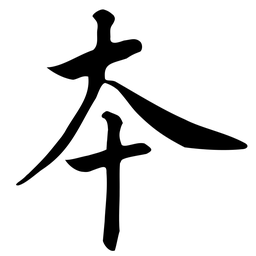
#> input picture ben.png, 256 x 256 px, shrunk from 856 x 856 before the run, found by its file name
$ python strokeMatchWithTemplates.py   (older library calls are emulated)
#> lines starting #> are read from the running program, lines starting #| are printed output that depends on the picture; after the words box and inside, x2 and y2 are one past the last pixel; in counts of white or black regions, pixels touching at a corner belong together
### utils/Functions.py
import cv2
import math
import numpy as np
from math import sin, cos, sqrt
from skimage.measure import compare_ssim as ssim
from skimage.morphology import skeletonize
from PyQt5.QtCore import *
from PyQt5.QtGui import *
from PyQt5.QtWidgets import *


# [207 lines left out: functions removeShortBranchesOfSkeleton, getPointsOnSkeletonSegmentation, erasePointsOfSkeleton, resizeImages, addMinBoundingBox, not called in this run]


def getSingleMaxBoundingBoxOfImage(image):
    """
    Calculate the coordinates(x, y, w, h) of single maximizing bounding rectangle boxing of grayscale image
    of character, in order to using this bounding box to select the region of character.
    :param image: grayscale image of character.
    :return: coordinates(x, y, w, h) of single maximizing bounding boxing.
    """
    if image is None:
        return None

    HEIGHT = image.shape[0]
    WIDTH = image.shape[1]

    # moments
    im2, contours, hierarchy = cv2.findContours(image, 1, 2)

    minx = WIDTH
    miny = HEIGHT
    maxx = 0
    maxy = 0
    # Bounding box
    for i in range(len(contours)):
        x, y, w, h = cv2.boundingRect(contours[i])

        if w > 0.95 * WIDTH and h > 0.95 * HEIGHT:
            continue
        minx = min(x, minx);
        miny = min(y, miny)
        maxx = max(x + w, maxx);
        maxy = max(y + h, maxy)

    return minx, miny, maxx - minx, maxy - miny


# [194 lines left out: functions getAllMiniBoundingBoxesOfImage, getRotatedMinimumBoundingBox, coverTwoImages, shiftImageWithMaxCoverageArea, shiftImageWithMaxCR, getCenterOfGravity, not called in this run]


def calculateCoverageRate(source, target):
    """
    Corverage rate calculation.
    :param source: grayscale image of source.
    :param target: grayscale image of target.
    :return: Coverage rate of source and target images.
    """
    p_valid = np.sum(255.0 - source) / 255.0

    if p_valid == 0.0:
        return 0.0

    diff = target - source

    p_less = np.sum(diff == 255.0)
    p_over = np.sum(diff == -255.0)

    cr = (p_valid - p_less - p_over) / p_valid * 100.0
    return cr


# [1043 lines left out: functions calculateCoverageArea, calculateSSIM, addIntersectedFig, addSquaredFig, RightTurn, GrahamScan and 26 more, not called in this run]


def reparameterize(bezier, points, parameters):
    return [newtonRaphsonRootFind(bezier, point, u) for point, u in zip(points, parameters)]


# [47 lines left out: functions newtonRaphsonRootFind, chordLengthParameterize, computeMaxError, not called in this run]


def normalize(v):
    return v / np.linalg.norm(v)


# evaluates cubic bezier at t, return point
def q(ctrlPoly, t):
    return (1.0 - t) ** 3 * ctrlPoly[0] + 3 * (1.0 - t) ** 2 * t * ctrlPoly[1] + 3 * (1.0 - t) * t ** 2 * ctrlPoly[
        2] + t ** 3 * ctrlPoly[3]


# evaluates cubic bezier first derivative at t, return point
def qprime(ctrlPoly, t):
    return 3 * (1.0 - t) ** 2 * (ctrlPoly[1] - ctrlPoly[0]) + 6 * (1.0 - t) * t * (
                ctrlPoly[2] - ctrlPoly[1]) + 3 * t ** 2 * (ctrlPoly[3] - ctrlPoly[2])


# evaluates cubic bezier second derivative at t, return point
def qprimeprime(ctrlPoly, t):
    return 6 * (1.0 - t) * (ctrlPoly[2] - 2 * ctrlPoly[1] + ctrlPoly[0]) + 6 * (t) * (
                ctrlPoly[3] - 2 * ctrlPoly[2] + ctrlPoly[1])


# [883 lines left out: functions getCenterOfRectangles, combineRectangles, rgb2qimage, addBackgroundImage, image_segment_with_net, createBackgound and 23 more, not called in this run]

### strokeMatchWithTemplates.py
import cv2
import numpy


from utils.Functions import getSingleMaxBoundingBoxOfImage, calculateCoverageRate


def main():
    pass


if __name__ == '__main__':
    # main()
    src_path = "../templates/ben.png"
    temp_base_path = "../templates/stroke_"

    src_img = cv2.imread(src_path, 0)
#> src_img is the input picture: shape (256, 256); min 0, max 255, mean 220.3
    # temp_img = cv2.imread(temp_path, 0)
    # w, h = temp_img.shape

    _, src_img = cv2.threshold(src_img, 127, 255, cv2.THRESH_BINARY)
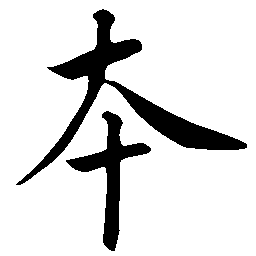
#> src_img: shape (256, 256); 86.4% white; 2 black regions
    # _, temp_img = cv2.threshold(temp_img, 127, 255, cv2.THRESH_BINARY)

    cv2.imshow("src", src_img)
    # cv2.imshow("temp", temp_img)

    # bounding box
    src_x, src_y, src_w, src_h = getSingleMaxBoundingBoxOfImage(src_img)
#> in getSingleMaxBoundingBoxOfImage, `im2, contours, hierarchy = cv2.findContours(image, 1, 2)`: contours = 3 contours; box (x1, y1, x2, y2) and area: (0, 0, 256, 256) 65025, (15, 8, 248, 186) 6542, (65, 110, 152, 252) 2970
#> the loop in getSingleMaxBoundingBoxOfImage, `for i in range(len(contours)):` made 3 passes
#> (x, y, w, h, minx, miny, maxx, maxy) on passes 1 to 2: (65, 110, 87, 142, 65, 110, 152, 252), (15, 8, 233, 178, 15, 8, 248, 252)
#> src_x = 15; src_y = 8; src_w = 233; src_h = 244
    # temp_x, temp_y, temp_w, temp_h = calculateBoundingBox(temp_img)

    src_window = src_img[src_y: src_y+src_h, src_x:src_x+src_w]
#> src_window: shape (244, 233); 84.3% white; 2 black regions, box (x1, y1, x2, y2) and area: (1, 1, 232, 177) 6156, (51, 103, 136, 243) 2770
    # [23 lines of commented-out code are left out]


    src_window_rgb = cv2.cvtColor(src_window, cv2.COLOR_GRAY2RGB)

    for id in range(2, 3):
        temp_path = temp_base_path + str(id) + ".png"
        print(temp_path)
        temp_img = cv2.imread(temp_path, 0)
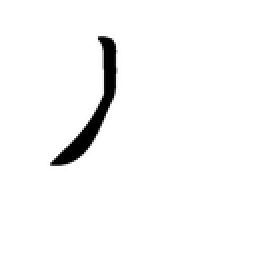
#> input picture test_images/templates/ben/strokes/stroke_2.png, 130 x 130 px, shrunk from 435 x 435 before the run, found by its file name (shown 2 times larger)
#> temp_img is the input picture: shape (130, 130); min 0, max 255, mean 247.8
        _, temp_img = cv2.threshold(temp_img, 127, 255, cv2.THRESH_BINARY)
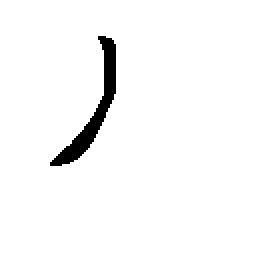
#> temp_img: shape (130, 130) (shown 2 times larger); 97.1% white; 1 black region

        temp_img = cv2.resize(temp_img, src_img.shape)
#> temp_img: shape (256, 256)

        temp_x, temp_y, temp_w, temp_h = getSingleMaxBoundingBoxOfImage(temp_img)
#> in getSingleMaxBoundingBoxOfImage (call 2), `im2, contours, hierarchy = cv2.findContours(image, 1, 2)`: contours = 2 contours; box (x1, y1, x2, y2) and area: (0, 0, 256, 256) 65025, (49, 35, 114, 163) 1655
#> the loop in getSingleMaxBoundingBoxOfImage (call 2), `for i in range(len(contours)):` made 2 passes
#> (x, y, w, h, minx, miny, maxx, maxy) on pass 1: (49, 35, 65, 128, 49, 35, 114, 163)
#> temp_x = 49; temp_y = 35; temp_w = 65; temp_h = 128
        temp_window = temp_img[temp_y:temp_y + temp_h, temp_x:temp_x + temp_w]
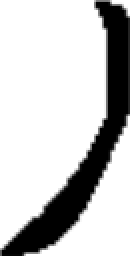
#> temp_window: shape (128, 65) (shown 2 times larger); min 0, max 255, mean 198.3

        max_cr = -1000000000.0
        loc_x = 0; loc_y = 0
        for y in range(src_h-temp_h):
            for x in range(src_w-temp_w):
                win_ = src_window[y:y+temp_h, x:x+temp_w]
                cr = calculateCoverageRate(win_, temp_window)
                print(cr)
                if cr > max_cr:
                    print("cr: %f" % cr)
                    max_cr = cr
                    loc_x = x
                    loc_y = y
#> this loop made 116 passes
#> pass 1, in calculateCoverageRate, `diff = target - source`:
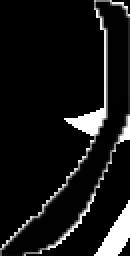
#> diff: shape (128, 65) (shown 2 times larger); min 0, max 255, mean 22.3
#> after the loop:
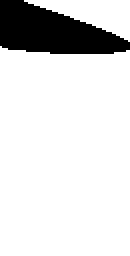
#> win_: shape (128, 65) (shown 2 times larger); 86% white; 1 black region, box (x1, y1, x2, y2) and area: (0, 0, 65, 27) 1163
        print("loc: (%d, %d)" % (loc_x, loc_y))
        print("max cr: %f" % max_cr)

        src_window_rgb = cv2.rectangle(src_window_rgb, (loc_x, loc_y), (loc_x+temp_w, loc_y+temp_h), (0,255,0), 1)
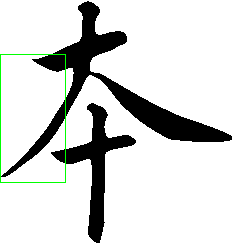
#> src_window_rgb: shape (244, 233, 3); mean B, G, R 213.5, 215.2, 213.5

    cv2.imshow("src window", src_window)
    cv2.imshow("temp window", temp_window)
    cv2.imshow("src window rgb", src_window_rgb)

    cv2.waitKey(0)
    cv2.destroyAllWindows()
